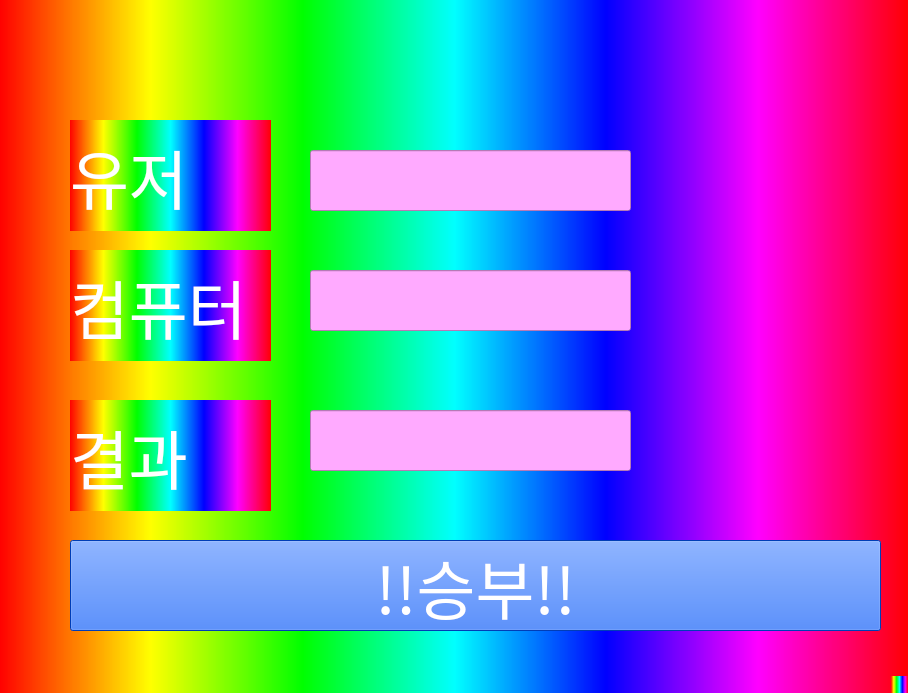
<?xml version="1.0" encoding="UTF-8"?>
<ui version="4.0">
 <class>MainWindow</class>
 <widget class="QMainWindow" name="MainWindow">
  <property name="geometry">
   <rect>
    <x>0</x>
    <y>0</y>
    <width>908</width>
    <height>693</height>
   </rect>
  </property>
  <property name="cursor">
   <cursorShape>ClosedHandCursor</cursorShape>
  </property>
  <property name="windowTitle">
   <string>MainWindow</string>
  </property>
  <property name="styleSheet">
   <string notr="true">background-color : qlineargradient(spread:pad, x1:0, y1:0, x2:1, y2:0, stop:0 rgba(255, 0, 0, 255), stop:0.166 rgba(255, 255, 0, 255), stop:0.333 rgba(0, 255, 0, 255), stop:0.5 rgba(0, 255, 255, 255), stop:0.666 rgba(0, 0, 255, 255), stop:0.833 rgba(255, 0, 255, 255), stop:1 rgba(255, 0, 0, 255))</string>
  </property>
  <widget class="QWidget" name="centralwidget">
   <widget class="QPushButton" name="pb">
    <property name="geometry">
     <rect>
      <x>70</x>
      <y>540</y>
      <width>811</width>
      <height>91</height>
     </rect>
    </property>
    <property name="font">
     <font>
      <family>Agency FB</family>
      <pointsize>48</pointsize>
     </font>
    </property>
    <property name="styleSheet">
     <string notr="true">color : rgb(255, 255, 255);

background-color : rgb(0, 85, 255);</string>
    </property>
    <property name="text">
     <string>!!승부!!</string>
    </property>
   </widget>
   <widget class="QLabel" name="lbl_me">
    <property name="geometry">
     <rect>
      <x>70</x>
      <y>120</y>
      <width>201</width>
      <height>111</height>
     </rect>
    </property>
    <property name="font">
     <font>
      <family>Agency FB</family>
      <pointsize>48</pointsize>
     </font>
    </property>
    <property name="styleSheet">
     <string notr="true">color : rgb(255, 255, 255)</string>
    </property>
    <property name="text">
     <string>유저</string>
    </property>
   </widget>
   <widget class="QLabel" name="lbl_com">
    <property name="geometry">
     <rect>
      <x>70</x>
      <y>250</y>
      <width>201</width>
      <height>111</height>
     </rect>
    </property>
    <property name="font">
     <font>
      <family>Agency FB</family>
      <pointsize>48</pointsize>
     </font>
    </property>
    <property name="styleSheet">
     <string notr="true">color : rgb(255, 255, 255)</string>
    </property>
    <property name="text">
     <string>컴퓨터</string>
    </property>
   </widget>
   <widget class="QLabel" name="lbl_res">
    <property name="geometry">
     <rect>
      <x>70</x>
      <y>400</y>
      <width>201</width>
      <height>111</height>
     </rect>
    </property>
    <property name="font">
     <font>
      <family>Agency FB</family>
      <pointsize>48</pointsize>
     </font>
    </property>
    <property name="styleSheet">
     <string notr="true">color : rgb(255, 255, 255)</string>
    </property>
    <property name="text">
     <string>결과</string>
    </property>
   </widget>
   <widget class="QLineEdit" name="le_me">
    <property name="geometry">
     <rect>
      <x>310</x>
      <y>150</y>
      <width>321</width>
      <height>61</height>
     </rect>
    </property>
    <property name="font">
     <font>
      <family>Agency FB</family>
      <pointsize>48</pointsize>
     </font>
    </property>
    <property name="styleSheet">
     <string notr="true">background-color : rgb(255, 170, 255)</string>
    </property>
   </widget>
   <widget class="QLineEdit" name="le_com">
    <property name="geometry">
     <rect>
      <x>310</x>
      <y>270</y>
      <width>321</width>
      <height>61</height>
     </rect>
    </property>
    <property name="font">
     <font>
      <family>Agency FB</family>
      <pointsize>48</pointsize>
     </font>
    </property>
    <property name="styleSheet">
     <string notr="true">background-color : rgb(255, 170, 255)</string>
    </property>
   </widget>
   <widget class="QLineEdit" name="le_res">
    <property name="geometry">
     <rect>
      <x>310</x>
      <y>410</y>
      <width>321</width>
      <height>61</height>
     </rect>
    </property>
    <property name="font">
     <font>
      <family>Agency FB</family>
      <pointsize>48</pointsize>
     </font>
    </property>
    <property name="styleSheet">
     <string notr="true">background-color : rgb(255, 170, 255)</string>
    </property>
   </widget>
  </widget>
  <widget class="QMenuBar" name="menubar">
   <property name="geometry">
    <rect>
     <x>0</x>
     <y>0</y>
     <width>908</width>
     <height>21</height>
    </rect>
   </property>
  </widget>
  <widget class="QStatusBar" name="statusbar"/>
 </widget>
 <resources/>
 <connections/>
</ui>
